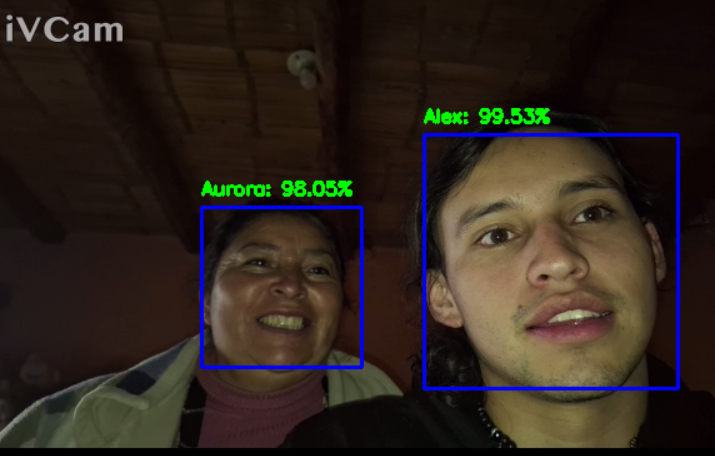
#> input picture Reconocimiento facial/Evidencia de deteccion.png, 715 x 456 px, given in place of the camera
$ python capaentrada.py
#> lines starting #> are read from the running program, lines starting #| are printed output that depends on the picture
import cv2 as cv
import os
import imutils

# Configuración inicialS
modelo = 'FotosHernando'
ruta1 = './data'
rutacompleta = os.path.join(ruta1, modelo)

# Crear directorio si no existe
os.makedirs(rutacompleta, exist_ok=True)

# Inicializar la cámara (usa el índice 0 si no estás seguro del número de cámara)
camara = cv.VideoCapture(2)

# Verificar si la cámara se abrió correctamente
if not camara.isOpened():
    print("Error: No se pudo acceder a la cámara.")
    exit()

# Cargar el clasificador de detección de rostros
ruidos = cv.CascadeClassifier(cv.data.haarcascades + 'haarcascade_frontalface_default.xml')

# Inicialización de variables
id = 0

# Ciclo de captura
while True:
    respuesta, captura = camara.read()
#> captura is the input picture: shape (456, 715, 3); mean B, G, R 29.8, 36.4, 46.1
    if not respuesta:
        print("No se recibió señal de la cámara.")
        break

    # Redimensionar la captura
    captura = imutils.resize(captura, width=640)
#> captura: shape (408, 640, 3)

    # Convertir a escala de grises
    grises = cv.cvtColor(captura, cv.COLOR_BGR2GRAY)
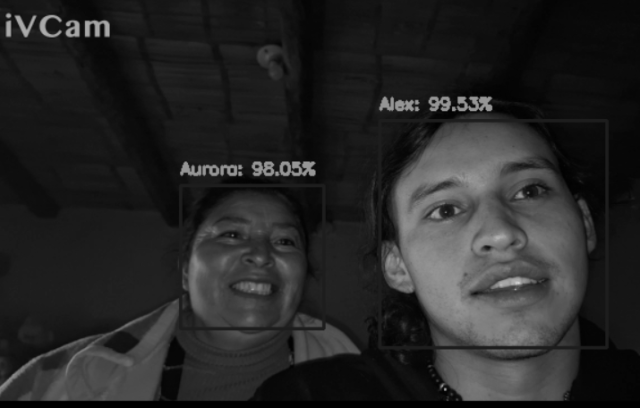
#> grises: shape (408, 640); min 0, max 209, mean 38.5

    # Detección de rostros
    caras = ruidos.detectMultiScale(grises, scaleFactor=1.5, minNeighbors=7)
#> caras = ()

    for (x, y, w, h) in caras:
        # Dibujar un rectángulo alrededor del rostro detectado
        cv.rectangle(captura, (x, y), (x + w, y + h), (0, 255, 0), 2)

        # Extraer y redimensionar el rostro detectado
        rostrocapturado = grises[y:y + h, x:x + w]
        rostrocapturado = cv.resize(rostrocapturado, (260, 260), interpolation=cv.INTER_CUBIC)

        # Guardar el rostro capturado
        cv.imwrite(os.path.join(rutacompleta, f'imagen_{id}.jpg'), rostrocapturado)
        id += 1
#> this loop made 0 passes
#> after the loop, id = 0

    # Mostrar la captura en tiempo real
    cv.imshow("Resultado rostro", captura)

    # Finalizar el programa si se presiona 'q' o se alcanzan 350 imágenes
    if cv.waitKey(1) & 0xFF == ord('q') or id >= 350:
#> (key q is pressed here)
        break

# Liberar la cámara y cerrar ventanas
camara.release()
cv.destroyAllWindows()
